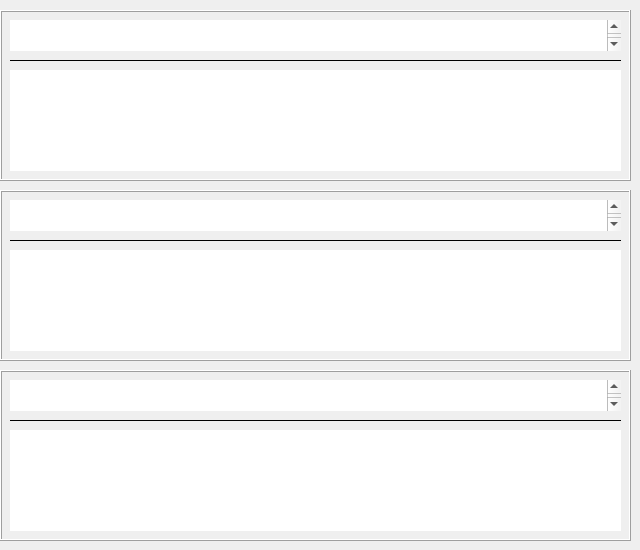
      <widget class="QWidget" name="page_12">
       <widget class="QFrame" name="frame_16">
        <property name="geometry">
         <rect>
          <x>0</x>
          <y>10</y>
          <width>631</width>
          <height>171</height>
         </rect>
        </property>
        <property name="frameShape">
         <enum>QFrame::Box</enum>
        </property>
        <property name="frameShadow">
         <enum>QFrame::Raised</enum>
        </property>
        <widget class="QTextEdit" name="textEdit_16">
         <property name="geometry">
          <rect>
           <x>10</x>
           <y>60</y>
           <width>611</width>
           <height>101</height>
          </rect>
         </property>
         <property name="font">
          <font>
           <family>08SeoulNamsan</family>
           <pointsize>12</pointsize>
           <weight>50</weight>
           <italic>false</italic>
           <bold>false</bold>
           <underline>false</underline>
           <strikeout>false</strikeout>
           <stylestrategy>PreferDefault</stylestrategy>
           <kerning>true</kerning>
          </font>
         </property>
         <property name="frameShape">
          <enum>QFrame::NoFrame</enum>
         </property>
         <property name="readOnly">
          <bool>true</bool>
         </property>
         <property name="html">
          <string>&lt;!DOCTYPE HTML PUBLIC &quot;-//W3C//DTD HTML 4.0//EN&quot; &quot;http://www.w3.org/TR/REC-html40/strict.dtd&quot;&gt;
&lt;html&gt;&lt;head&gt;&lt;meta name=&quot;qrichtext&quot; content=&quot;1&quot; /&gt;&lt;style type=&quot;text/css&quot;&gt;
p, li { white-space: pre-wrap; }
&lt;/style&gt;&lt;/head&gt;&lt;body style=&quot; font-family:'08SeoulNamsan'; font-size:12pt; font-weight:400; font-style:normal;&quot;&gt;
&lt;p style=&quot;-qt-paragraph-type:empty; margin-top:0px; margin-bottom:0px; margin-left:0px; margin-right:0px; -qt-block-indent:0; text-indent:0px; font-size:14pt;&quot;&gt;&lt;br /&gt;&lt;/p&gt;&lt;/body&gt;&lt;/html&gt;</string>
         </property>
        </widget>
        <widget class="QTextBrowser" name="textBrowser_16">
         <property name="geometry">
          <rect>
           <x>10</x>
           <y>10</y>
           <width>611</width>
           <height>31</height>
          </rect>
         </property>
         <property name="font">
          <font>
           <family>08SeoulNamsan</family>
           <pointsize>12</pointsize>
           <weight>50</weight>
           <italic>false</italic>
           <bold>false</bold>
           <underline>false</underline>
           <strikeout>false</strikeout>
           <stylestrategy>PreferDefault</stylestrategy>
           <kerning>true</kerning>
          </font>
         </property>
         <property name="frameShape">
          <enum>QFrame::NoFrame</enum>
         </property>
         <property name="html">
          <string>&lt;!DOCTYPE HTML PUBLIC &quot;-//W3C//DTD HTML 4.0//EN&quot; &quot;http://www.w3.org/TR/REC-html40/strict.dtd&quot;&gt;
&lt;html&gt;&lt;head&gt;&lt;meta name=&quot;qrichtext&quot; content=&quot;1&quot; /&gt;&lt;style type=&quot;text/css&quot;&gt;
p, li { white-space: pre-wrap; }
&lt;/style&gt;&lt;/head&gt;&lt;body style=&quot; font-family:'08SeoulNamsan'; font-size:12pt; font-weight:400; font-style:normal;&quot;&gt;
&lt;p style=&quot;-qt-paragraph-type:empty; margin-top:0px; margin-bottom:0px; margin-left:0px; margin-right:0px; -qt-block-indent:0; text-indent:0px; font-size:14pt;&quot;&gt;&lt;br /&gt;&lt;/p&gt;&lt;/body&gt;&lt;/html&gt;</string>
         </property>
        </widget>
        <widget class="QLabel" name="label_82">
         <property name="geometry">
          <rect>
           <x>10</x>
           <y>40</y>
           <width>611</width>
           <height>20</height>
          </rect>
         </property>
         <property name="frameShape">
          <enum>QFrame::HLine</enum>
         </property>
         <property name="text">
          <string/>
         </property>
        </widget>
       </widget>
       <widget class="QFrame" name="frame_17">
        <property name="geometry">
         <rect>
          <x>0</x>
          <y>190</y>
          <width>631</width>
          <height>171</height>
         </rect>
        </property>
        <property name="frameShape">
         <enum>QFrame::Box</enum>
        </property>
        <property name="frameShadow">
         <enum>QFrame::Raised</enum>
        </property>
        <widget class="QTextEdit" name="textEdit_17">
         <property name="geometry">
          <rect>
           <x>10</x>
           <y>60</y>
           <width>611</width>
           <height>101</height>
          </rect>
         </property>
         <property name="font">
          <font>
           <family>08SeoulNamsan</family>
           <pointsize>12</pointsize>
           <weight>50</weight>
           <italic>false</italic>
           <bold>false</bold>
           <underline>false</underline>
           <strikeout>false</strikeout>
           <stylestrategy>PreferDefault</stylestrategy>
           <kerning>true</kerning>
          </font>
         </property>
         <property name="frameShape">
          <enum>QFrame::NoFrame</enum>
         </property>
         <property name="readOnly">
          <bool>true</bool>
         </property>
         <property name="html">
          <string>&lt;!DOCTYPE HTML PUBLIC &quot;-//W3C//DTD HTML 4.0//EN&quot; &quot;http://www.w3.org/TR/REC-html40/strict.dtd&quot;&gt;
&lt;html&gt;&lt;head&gt;&lt;meta name=&quot;qrichtext&quot; content=&quot;1&quot; /&gt;&lt;style type=&quot;text/css&quot;&gt;
p, li { white-space: pre-wrap; }
&lt;/style&gt;&lt;/head&gt;&lt;body style=&quot; font-family:'08SeoulNamsan'; font-size:12pt; font-weight:400; font-style:normal;&quot;&gt;
&lt;p style=&quot;-qt-paragraph-type:empty; margin-top:0px; margin-bottom:0px; margin-left:0px; margin-right:0px; -qt-block-indent:0; text-indent:0px; font-size:14pt;&quot;&gt;&lt;br /&gt;&lt;/p&gt;&lt;/body&gt;&lt;/html&gt;</string>
         </property>
        </widget>
        <widget class="QTextBrowser" name="textBrowser_17">
         <property name="geometry">
          <rect>
           <x>10</x>
           <y>10</y>
           <width>611</width>
           <height>31</height>
          </rect>
         </property>
         <property name="font">
          <font>
           <family>08SeoulNamsan</family>
           <pointsize>12</pointsize>
           <weight>50</weight>
           <italic>false</italic>
           <bold>false</bold>
           <underline>false</underline>
           <strikeout>false</strikeout>
           <stylestrategy>PreferDefault</stylestrategy>
           <kerning>true</kerning>
          </font>
         </property>
         <property name="frameShape">
          <enum>QFrame::NoFrame</enum>
         </property>
         <property name="html">
          <string>&lt;!DOCTYPE HTML PUBLIC &quot;-//W3C//DTD HTML 4.0//EN&quot; &quot;http://www.w3.org/TR/REC-html40/strict.dtd&quot;&gt;
&lt;html&gt;&lt;head&gt;&lt;meta name=&quot;qrichtext&quot; content=&quot;1&quot; /&gt;&lt;style type=&quot;text/css&quot;&gt;
p, li { white-space: pre-wrap; }
&lt;/style&gt;&lt;/head&gt;&lt;body style=&quot; font-family:'08SeoulNamsan'; font-size:12pt; font-weight:400; font-style:normal;&quot;&gt;
&lt;p style=&quot;-qt-paragraph-type:empty; margin-top:0px; margin-bottom:0px; margin-left:0px; margin-right:0px; -qt-block-indent:0; text-indent:0px; font-size:14pt;&quot;&gt;&lt;br /&gt;&lt;/p&gt;&lt;/body&gt;&lt;/html&gt;</string>
         </property>
        </widget>
        <widget class="QLabel" name="label_95">
         <property name="geometry">
          <rect>
           <x>10</x>
           <y>40</y>
           <width>611</width>
           <height>20</height>
          </rect>
         </property>
         <property name="frameShape">
          <enum>QFrame::HLine</enum>
         </property>
         <property name="text">
          <string/>
         </property>
        </widget>
       </widget>
       <widget class="QFrame" name="frame_18">
        <property name="geometry">
         <rect>
          <x>0</x>
          <y>370</y>
          <width>631</width>
          <height>171</height>
         </rect>
        </property>
        <property name="frameShape">
         <enum>QFrame::Box</enum>
        </property>
        <property name="frameShadow">
         <enum>QFrame::Raised</enum>
        </property>
        <widget class="QTextEdit" name="textEdit_18">
         <property name="geometry">
          <rect>
           <x>10</x>
           <y>60</y>
           <width>611</width>
           <height>101</height>
          </rect>
         </property>
         <property name="font">
          <font>
           <family>08SeoulNamsan</family>
           <pointsize>12</pointsize>
           <weight>50</weight>
           <italic>false</italic>
           <bold>false</bold>
           <underline>false</underline>
           <strikeout>false</strikeout>
           <stylestrategy>PreferDefault</stylestrategy>
           <kerning>true</kerning>
          </font>
         </property>
         <property name="frameShape">
          <enum>QFrame::NoFrame</enum>
         </property>
         <property name="readOnly">
          <bool>true</bool>
         </property>
         <property name="html">
          <string>&lt;!DOCTYPE HTML PUBLIC &quot;-//W3C//DTD HTML 4.0//EN&quot; &quot;http://www.w3.org/TR/REC-html40/strict.dtd&quot;&gt;
&lt;html&gt;&lt;head&gt;&lt;meta name=&quot;qrichtext&quot; content=&quot;1&quot; /&gt;&lt;style type=&quot;text/css&quot;&gt;
p, li { white-space: pre-wrap; }
&lt;/style&gt;&lt;/head&gt;&lt;body style=&quot; font-family:'08SeoulNamsan'; font-size:12pt; font-weight:400; font-style:normal;&quot;&gt;
&lt;p style=&quot;-qt-paragraph-type:empty; margin-top:0px; margin-bottom:0px; margin-left:0px; margin-right:0px; -qt-block-indent:0; text-indent:0px; font-size:14pt;&quot;&gt;&lt;br /&gt;&lt;/p&gt;&lt;/body&gt;&lt;/html&gt;</string>
         </property>
        </widget>
        <widget class="QTextBrowser" name="textBrowser_18">
         <property name="geometry">
          <rect>
           <x>10</x>
           <y>10</y>
           <width>611</width>
           <height>31</height>
          </rect>
         </property>
         <property name="font">
          <font>
           <family>08SeoulNamsan</family>
           <pointsize>12</pointsize>
           <weight>50</weight>
           <italic>false</italic>
           <bold>false</bold>
           <underline>false</underline>
           <strikeout>false</strikeout>
           <stylestrategy>PreferDefault</stylestrategy>
           <kerning>true</kerning>
          </font>
         </property>
         <property name="frameShape">
          <enum>QFrame::NoFrame</enum>
         </property>
         <property name="html">
          <string>&lt;!DOCTYPE HTML PUBLIC &quot;-//W3C//DTD HTML 4.0//EN&quot; &quot;http://www.w3.org/TR/REC-html40/strict.dtd&quot;&gt;
&lt;html&gt;&lt;head&gt;&lt;meta name=&quot;qrichtext&quot; content=&quot;1&quot; /&gt;&lt;style type=&quot;text/css&quot;&gt;
p, li { white-space: pre-wrap; }
&lt;/style&gt;&lt;/head&gt;&lt;body style=&quot; font-family:'08SeoulNamsan'; font-size:12pt; font-weight:400; font-style:normal;&quot;&gt;
&lt;p style=&quot;-qt-paragraph-type:empty; margin-top:0px; margin-bottom:0px; margin-left:0px; margin-right:0px; -qt-block-indent:0; text-indent:0px; font-size:14pt;&quot;&gt;&lt;br /&gt;&lt;/p&gt;&lt;/body&gt;&lt;/html&gt;</string>
         </property>
        </widget>
        <widget class="QLabel" name="label_96">
         <property name="geometry">
          <rect>
           <x>10</x>
           <y>40</y>
           <width>611</width>
           <height>20</height>
          </rect>
         </property>
         <property name="frameShape">
          <enum>QFrame::HLine</enum>
         </property>
         <property name="text">
          <string/>
         </property>
        </widget>
       </widget>
      </widget>
